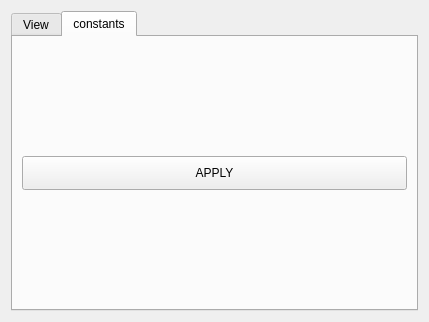
<?xml version="1.0" encoding="UTF-8"?>
<ui version="4.0">
 <class>Form</class>
 <widget class="QWidget" name="Form">
  <property name="geometry">
   <rect>
    <x>0</x>
    <y>0</y>
    <width>429</width>
    <height>322</height>
   </rect>
  </property>
  <property name="windowTitle">
   <string>Form</string>
  </property>
  <layout class="QGridLayout" name="gridLayout">
   <item row="0" column="0">
    <widget class="QTabWidget" name="tabWidget">
     <property name="currentIndex">
      <number>1</number>
     </property>
     <widget class="QWidget" name="tab">
      <attribute name="title">
       <string>View</string>
      </attribute>
      <layout class="QGridLayout" name="gridLayout_2" columnstretch="1,1,1" columnminimumwidth="1,1,1">
       <item row="0" column="0">
        <widget class="QLabel" name="label">
         <property name="text">
          <string>Language</string>
         </property>
         <property name="alignment">
          <set>Qt::AlignRight|Qt::AlignTrailing|Qt::AlignVCenter</set>
         </property>
        </widget>
       </item>
       <item row="0" column="1">
        <widget class="QComboBox" name="Languages_Box"/>
       </item>
       <item row="0" column="2">
        <widget class="QPushButton" name="Add_Language_btn">
         <property name="minimumSize">
          <size>
           <width>30</width>
           <height>30</height>
          </size>
         </property>
         <property name="maximumSize">
          <size>
           <width>30</width>
           <height>30</height>
          </size>
         </property>
         <property name="text">
          <string/>
         </property>
         <property name="icon">
          <iconset>
           <normaloff>icons/add.png</normaloff>icons/add.png</iconset>
         </property>
        </widget>
       </item>
       <item row="1" column="0">
        <widget class="QLabel" name="Theme">
         <property name="text">
          <string>Theme</string>
         </property>
         <property name="alignment">
          <set>Qt::AlignRight|Qt::AlignTrailing|Qt::AlignVCenter</set>
         </property>
        </widget>
       </item>
       <item row="1" column="1">
        <widget class="QComboBox" name="Themes_Box"/>
       </item>
       <item row="1" column="2">
        <widget class="QPushButton" name="Add_Theme_btn">
         <property name="minimumSize">
          <size>
           <width>30</width>
           <height>30</height>
          </size>
         </property>
         <property name="maximumSize">
          <size>
           <width>30</width>
           <height>30</height>
          </size>
         </property>
         <property name="text">
          <string/>
         </property>
         <property name="icon">
          <iconset>
           <normaloff>icons/add.png</normaloff>icons/add.png</iconset>
         </property>
        </widget>
       </item>
      </layout>
     </widget>
     <widget class="QWidget" name="tab_2">
      <attribute name="title">
       <string>constants</string>
      </attribute>
      <layout class="QGridLayout" name="gridLayout_4">
       <item row="0" column="0">
        <layout class="QGridLayout" name="gridLayout_3"/>
       </item>
       <item row="1" column="0">
        <widget class="QPushButton" name="apply_constants">
         <property name="minimumSize">
          <size>
           <width>0</width>
           <height>34</height>
          </size>
         </property>
         <property name="text">
          <string>APPLY</string>
         </property>
        </widget>
       </item>
      </layout>
     </widget>
    </widget>
   </item>
  </layout>
 </widget>
 <resources/>
 <connections/>
</ui>
